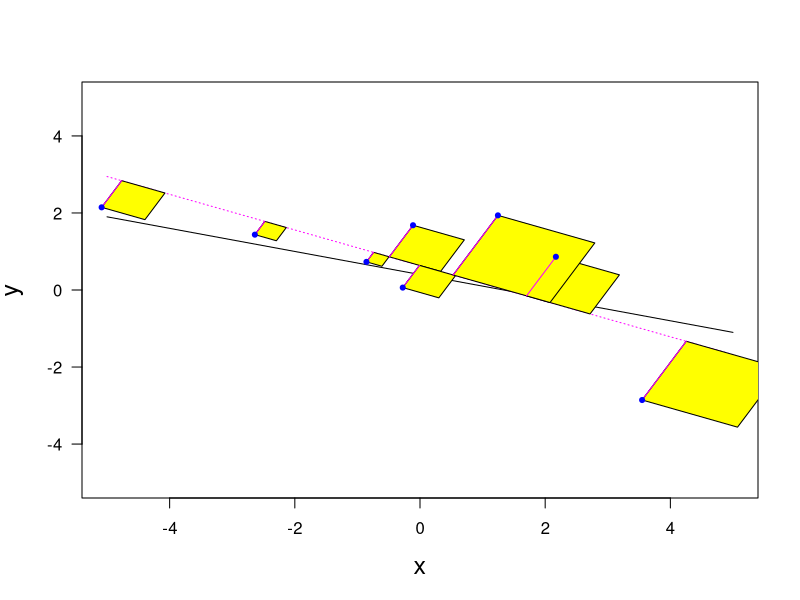

Here is the R script that generated this plot:
print('file: OrthogonalRegression2504.R')
# created by Dieter.Wolf-Gladrow@awi.de 4/2024
# ----------------------------------------------------------------------
print(' ---------------------------------------------------')
print('(1) Generate artificial data for y(x) = beta0 + beta*x')
n = 8   # sample size (small on purpose)
print(c(n,'n sample size'))
xmax = 5; xmin = -xmax; # range of x-values
SlopeTrue = -0.3    # true slope
IcTrue = 0.4        # true intercept
set.seed(1967)
# set.seed(1953)
xTrue = runif(n,xmin,xmax) # from uniform PDF
yTrue = SlopeTrue*xTrue+IcTrue
# Add normal noise to xTrue and yTrue:
sigx = 0.8 # x standard deviation (small compared to x-range on purpose)
sigy = 1.5 # y standard deviation: (sigx/sigy)^2 not equal to 1 and
#                       different from SlopeTrue^2
x = xTrue+rnorm(n,0,sigx) # observed x-values
y = yTrue+rnorm(n,0,sigy) # observed y-values
print(' ---------------------------------------------------')
print('Sum of squares:')
print(' ---------------------------------------------------')
xmean = mean(x); ymean = mean(y)
(Sxx = sum((x-xmean)^2))
(Syy = sum((y-ymean)^2)) 
(Sxy = sum((x-xmean)*(y-ymean)))
print(c(round(Sxx,4),round(Syy,4),round(Sxy,4),'Sxx,Syy,Sxy'))
print(' ---------------------------------------------------')
print('(2) regressions')
(beta1I90 = Sxy/Sxx) # y on x
(beta2I90 = Syy/Sxy) # via x on y
(beta3I90 = 1/(beta1I90+beta2I90)*(beta1I90*beta2I90-1+
         sqrt((1+beta1I90^2)*(1+beta2I90^2)))) # bisection
(beta4I90 = ((beta2I90-1/beta1I90)+sign(Sxy)*
         sqrt(4+(beta2I90-1/beta1I90)^2))/2) # orthogonal
(beta5I90 = sign(Sxy)*sqrt(beta1I90*beta2I90)) # geometric
(IC1I90 = ymean-beta1I90*xmean)
(IC2I90 = ymean-beta2I90*xmean)
(IC3I90 = ymean-beta3I90*xmean)
(IC4I90 = ymean-beta4I90*xmean)
(IC5I90 = ymean-beta5I90*xmean)
print(' ---------------------------------------------------')
print('(3) Plot:')
xp = c(xmin,xmax); yp = xp*SlopeTrue+IcTrue # true line
ypOrtho = xp*beta4I90+IC4I90                # orthogonal line
sflag = 1
if (sflag == 1) {
  xc = mean(x); yc = mean(y);  # centroid (Schwerpunkt)
  # png('EIVorthogonal250408.png',width=16,height=16,units='cm',res=300)
  plot(xp,yp,type='l',lwd=1,col='black',xlab='x',ylab='y',las=1,
       cex=0.6,cex.lab=1.5,xlim=c(-5,5),ylim=c(-5,5))
  lines(xp,ypOrtho,col='magenta',lwd=1,lty=3)
  (gammaBeta = atan(beta4I90)) 
  (gammaAlpha = gammaBeta+pi/2) # rotation by 90 deg = pi/2 
  (alpha = tan(gammaAlpha))
for(j in 1:n) { # plot lines and yellow squares
    (alpha0 = y[j]-alpha*x[j])
    (xs = (IC4I90-alpha0)/(alpha-beta4I90))
    (ys = alpha*xs+alpha0)
    qx = c(xs,x[j]); qy = c(alpha*xs+alpha0,y[j])
    lines(qx,qy,col='magenta',lwd=1,lty=2)
    (L = sqrt((xs-x[j])^2+(alpha*xs+alpha0-y[j])^2))
    (dx = L*sqrt(1/(1+beta4I90^2))) 
    (dy = beta4I90*dx)  
    (LL = sqrt(dx^2+dy^2)) 
    (xpoly = c(xs,x[j],x[j]+dx,xs+dx,xs))
    (ypoly = c(ys,y[j],y[j]+dy,ys+dy,ys))
    polygon(xpoly,ypoly,col='yellow')
}
for(j in 1:n) { # plot magenta lines between data & estimated line
    (alpha0 = y[j]-alpha*x[j])  
    (xs = (IC4I90-alpha0)/(alpha-beta4I90)) 
    (ys = alpha*xs+alpha0) 
    qx = c(xs,x[j]); qy = c(alpha*xs+alpha0,y[j])
    lines(qx,qy,col='magenta',lwd=1,lty=1)
}
  points(x,y,col='blue',pch=20,lwd=3,cex=0.6) # plot data
 # dev.off()
}
